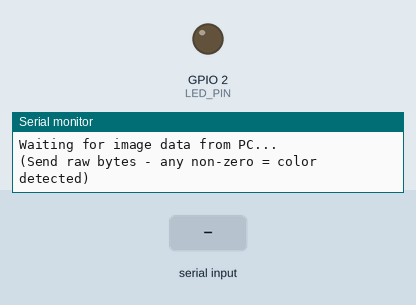
Recording of a program running on a simulated ESP32. Shown: output pins drawn as LEDs (lit = HIGH), the last lines printed to the serial monitor. Inputs (shaded band) come from the test bench.

Above: at 2.7 s.
2.8 s: "1" received over Serial
At 2.9 s:
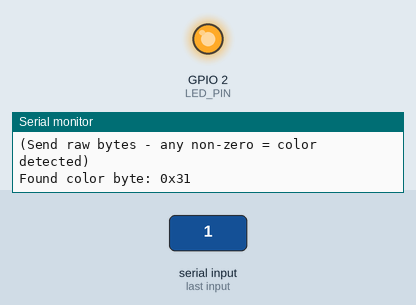
Timing chart, 0 to 5.8 s (numbered marks = the images above; inputs shaded):
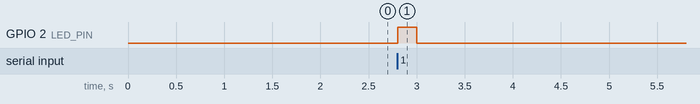

Measured:
- after the input at 2.8 s, GPIO 2 (LED_PIN): LOW → HIGH at once, → LOW 0.20 s later

The program:

main.cpp
```cpp
/*
 * ESP32-P4 Simple Color Detector
 *
 * Receives data from PC over USB serial
 * Checks if any byte is non-zero (not black)
 * Flashes LED if color detected
 *
 * HARDWARE:
 * - LED on GPIO2 (built-in) or change LED_PIN below
 */

// ============================================================
// CONFIGURATION
// ============================================================
#include <Arduino.h>


const int LED_PIN = 2;        // Built-in LED pin (change if needed)
const int BAUD_RATE = 921600; // Fast serial speed

void processIncomingData();
void triggerColorDetection();
void updateLED();
void printStats();

// Detection settings
bool colorDetected = false;
unsigned long lastFlashTime = 0;
const unsigned long FLASH_DURATION_MS = 200; // How long LED stays on
const unsigned long FLASH_INTERVAL_MS = 500; // Minimum time between flashes

// Statistics
unsigned long totalBytesReceived = 0;
int framesProcessed = 0;

void setup() {
    // Initialize Serial (USB-C port)
    Serial.begin(BAUD_RATE);

    // Give time for serial monitor to connect
    delay(1500);

    // Setup LED
    pinMode(LED_PIN, OUTPUT);
    digitalWrite(LED_PIN, LOW);

    // Print startup message
    Serial.println("========================================");
    Serial.println("  ESP32-P4 COLOR DETECTOR READY");
    Serial.println("========================================");
    Serial.print("   Baud Rate: ");
    Serial.println(String(BAUD_RATE));
    Serial.print("   LED Pin: ");
    Serial.println(String(LED_PIN));
    Serial.println("");
    Serial.println("Waiting for image data from PC...");
    Serial.println("(Send raw bytes - any non-zero = color detected)");
    Serial.println("");
}

void loop() {
    // Check if data is available
    if (Serial.available() > 0) {
        processIncomingData();
    }

    // Handle LED flashing state machine
    updateLED();

    // Small delay to prevent overwhelming CPU
    delay(1);
}

// ============================================================
// DATA PROCESSING
// ============================================================
void processIncomingData() {
    bool foundColorInThisBatch = false;
    int bytesInBatch = 0;

    // Process all available bytes in buffer
    while (Serial.available() > 0) {
        byte b = Serial.read();  // Read one byte

        totalBytesReceived++;
        bytesInBatch++;

        // Check if this byte represents a non-black pixel
        // Assuming: 0x00 = black, anything else = some color
        // If you send RGB pixels, adjust logic below
        if (b != 0x00) {
            foundColorInThisBatch = true;

            // Optional: Print first few non-black values for debugging
            if (totalBytesReceived < 100) {
                Serial.print("Found color byte: 0x");
                Serial.println(String(b, HEX));
            }
        }

        // Don't block too long - yield periodically
        if (bytesInBatch % 1024 == 0) {
            // Allow other tasks to run briefly
            delayMicroseconds(10);
        }
    }

    // Update detection state
    if (foundColorInThisBatch) {
        triggerColorDetection();

        framesProcessed++;

        // Print stats every 100 frames
        if (framesProcessed % 100 == 0) {
            printStats();
        }
    }
}

// ============================================================
// DETECTION & LED CONTROL
// ============================================================
void triggerColorDetection() {
    colorDetected = true;
    lastFlashTime = millis();

    // Immediately turn on LED
    digitalWrite(LED_PIN, HIGH);

    // Optional: Debug message (uncomment if needed)
    // println("⚡ COLOR DETECTED!");
}

void updateLED() {
    // Turn off LED after flash duration
    if (colorDetected && (millis() - lastFlashTime > FLASH_DURATION_MS)) {
        digitalWrite(LED_PIN, LOW);
        colorDetected = false;
    }
}

void printStats() {
    Serial.print("[STATS] Frames processed: ");
    Serial.print(String(framesProcessed));
    Serial.print(" | Total bytes: ");
    Serial.print(String(totalBytesReceived));
    Serial.print(" | Free RAM: ");
    Serial.print(String(ESP.getFreeHeap() / 1024));
    Serial.println(" KB");
}
```
